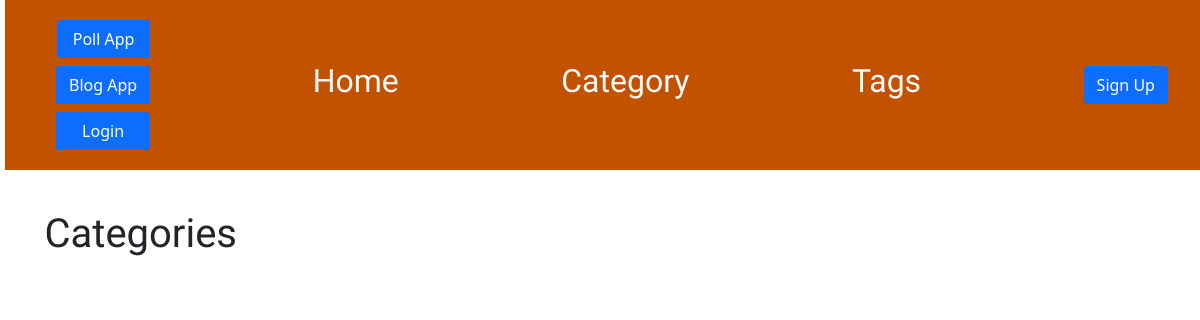
Before: /post/cat with the older database file.
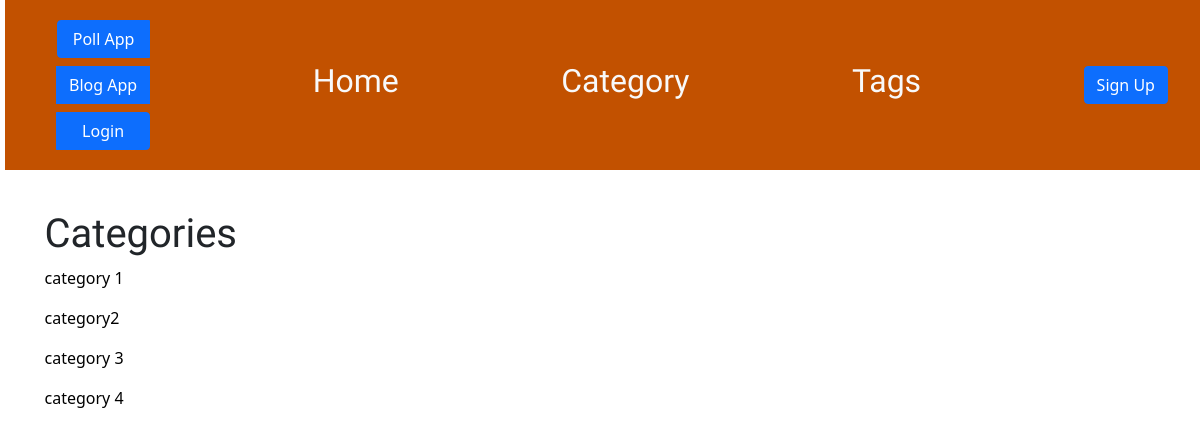
After: the same page with the newer database file.
### blog/models.py (models this page shows, shortened)
class Category(models.Model):
    title = models.CharField(max_length=100, unique= True)
    slug = AutoSlugField(populate_from="title", unique=True)

### blog/views.py (the view)
# urls.py: path('post/cat', views.cat_list, name='cat_list'),
def cat_list(request):
    categories = Category.objects.all()
    return render(request, 'blog/cat_list.html', {'categories':categories})

### blog/templates/blog/cat_list.html
{% extends 'blog/base.html' %}
{% block content %}
<h1>Categories</h1>
<div class="catContainer">
    {% for categorie in categories %}
    <a class="text-decoration-none text-black " href="{% url 'blog:cat_post' category_slug=categorie.title %}">
        <p>
            {{categorie.title}}
        </p>
    </a>
    {% endfor %}
</div>
{% endblock %}

Changed rows visible on the page:
added Category: title "category 1"
added Category: title "category2"
added Category: title "category 3"
added Category: title "category 4"
